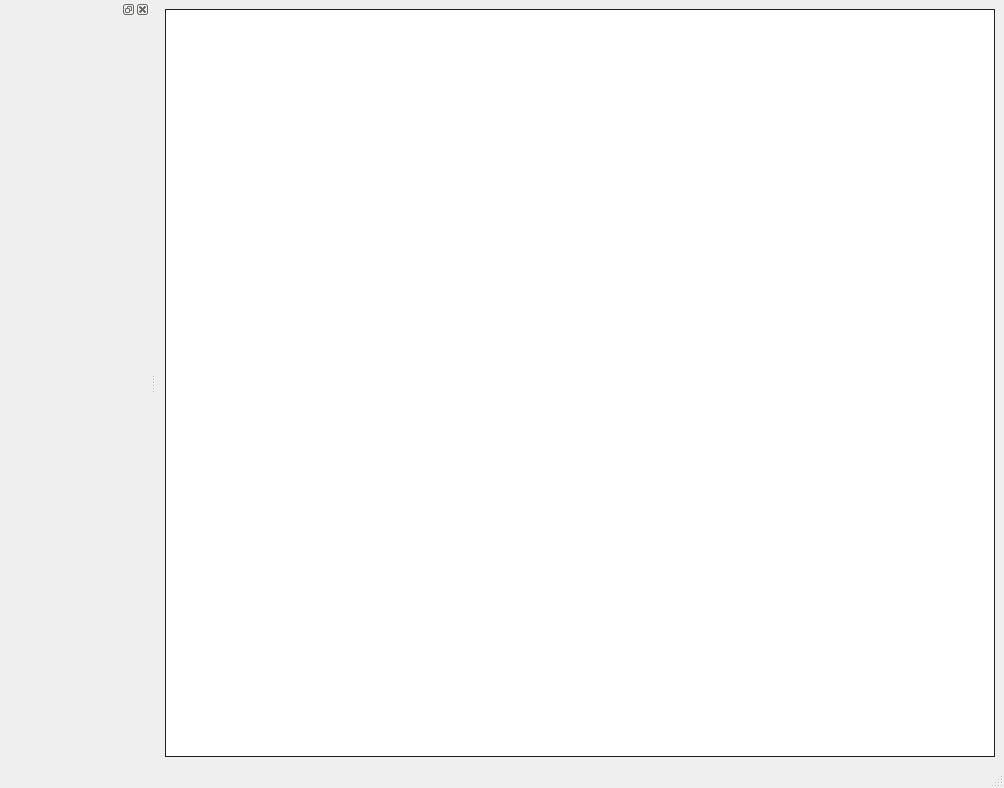
<?xml version="1.0" encoding="UTF-8"?>
<ui version="4.0">
 <class>MainWindowWaveleter</class>
 <widget class="QMainWindow" name="MainWindowWaveleter">
  <property name="geometry">
   <rect>
    <x>0</x>
    <y>0</y>
    <width>1004</width>
    <height>788</height>
   </rect>
  </property>
  <property name="windowTitle">
   <string>MainWindow</string>
  </property>
  <widget class="QWidget" name="centralwidget">
   <layout class="QHBoxLayout" name="horizontalLayout">
    <item>
     <widget class="QFrame" name="frame">
      <property name="styleSheet">
       <string notr="true">QFrame {
	background-color: #fff;
	border: 1px solid #212121
}</string>
      </property>
      <property name="frameShape">
       <enum>QFrame::StyledPanel</enum>
      </property>
      <property name="frameShadow">
       <enum>QFrame::Raised</enum>
      </property>
     </widget>
    </item>
   </layout>
  </widget>
  <widget class="QMenuBar" name="menubar">
   <property name="geometry">
    <rect>
     <x>0</x>
     <y>0</y>
     <width>1004</width>
     <height>21</height>
    </rect>
   </property>
  </widget>
  <widget class="QStatusBar" name="statusbar"/>
  <widget class="QDockWidget" name="dockWidget">
   <property name="minimumSize">
    <size>
     <width>150</width>
     <height>150</height>
    </size>
   </property>
   <property name="maximumSize">
    <size>
     <width>524287</width>
     <height>524287</height>
    </size>
   </property>
   <attribute name="dockWidgetArea">
    <number>1</number>
   </attribute>
   <widget class="QWidget" name="dockWidgetContents"/>
  </widget>
 </widget>
 <resources/>
 <connections/>
</ui>
